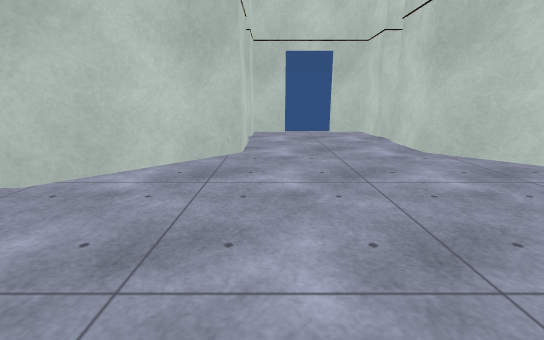
View 1 (above)

16 first-person views from a walk through a 3-D level made in the Unity game engine. The camera is 1.2 m above the floor, tilts 14° down and sees 90° across. The floor is counted in squares, 0.5 m on a side. Each view is taken from the middle of a square. On the plan, view 1 faces up. The plan holds only what a view shows up to about 18 squares ahead; the rest is blank. The place goes on beyond the plan. The player character is not drawn. Some surface patterns are stand-ins.

View 2
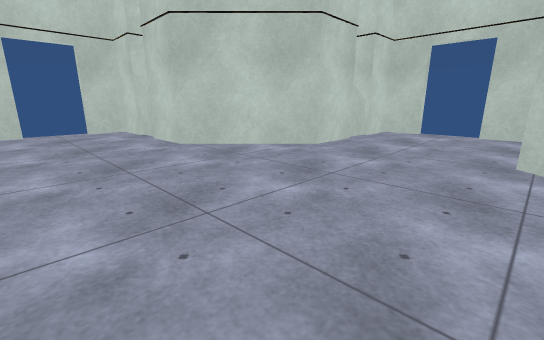

View 3
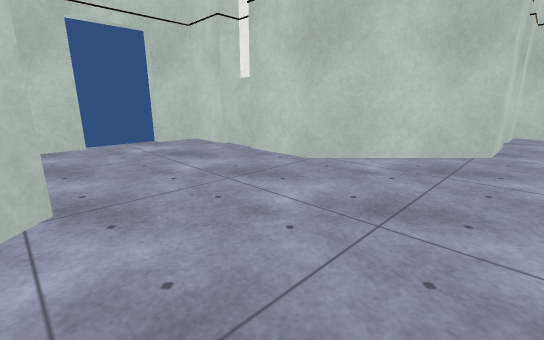

View 4
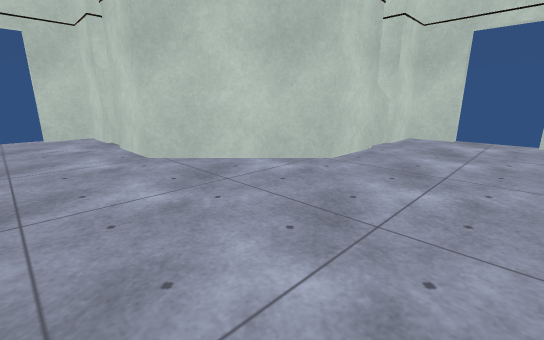

View 5
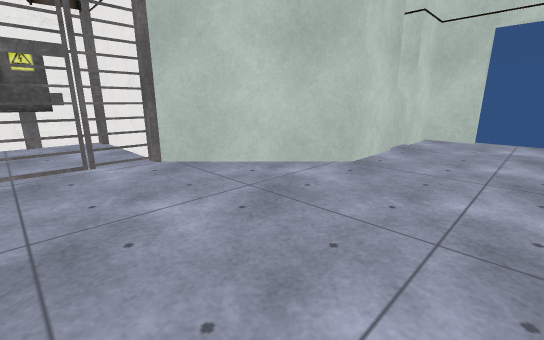

View 6
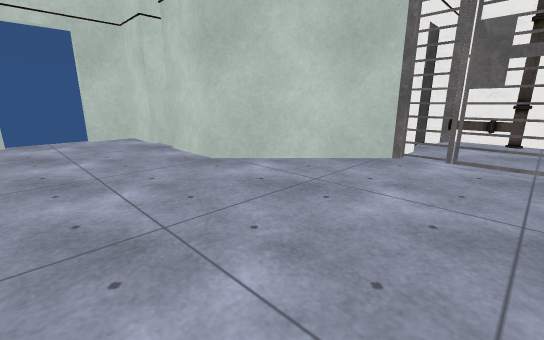

View 7
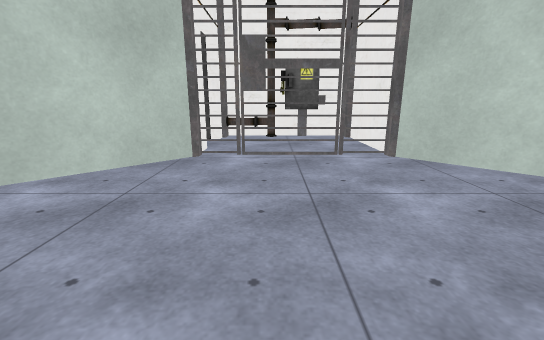

View 8
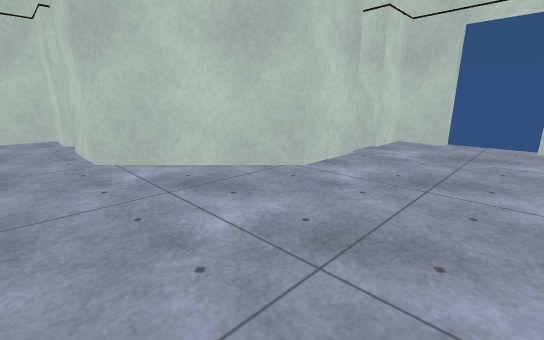

View 9
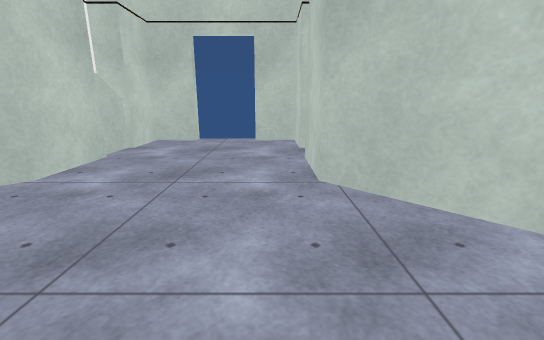

View 10
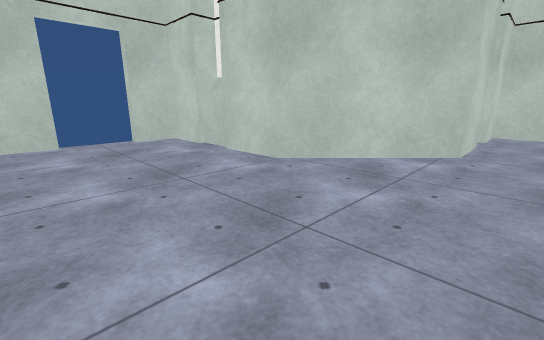

View 11
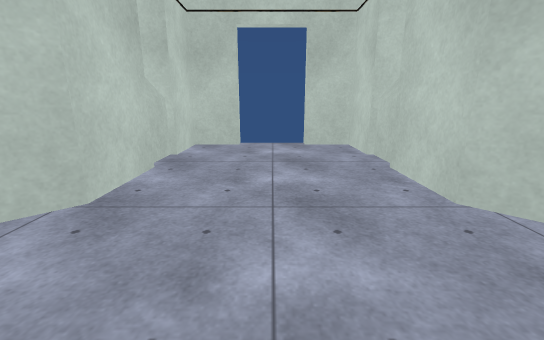

View 12
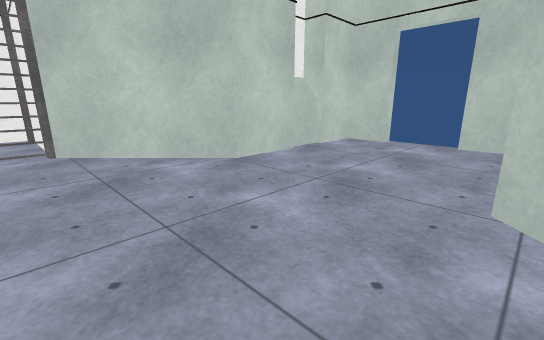

View 13
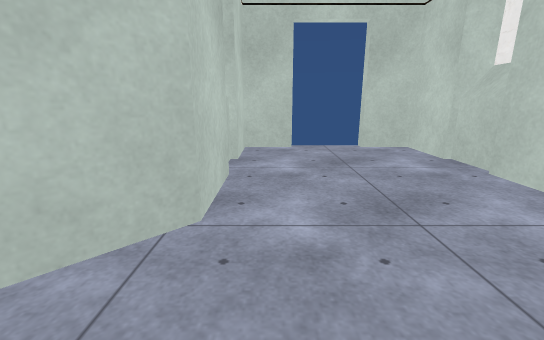

View 14
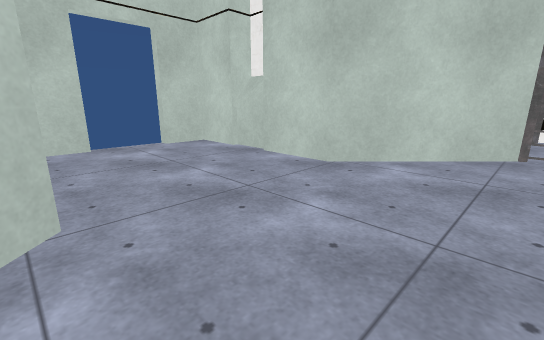

View 15
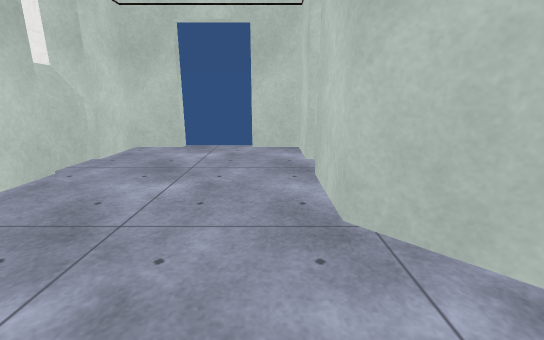

View 16
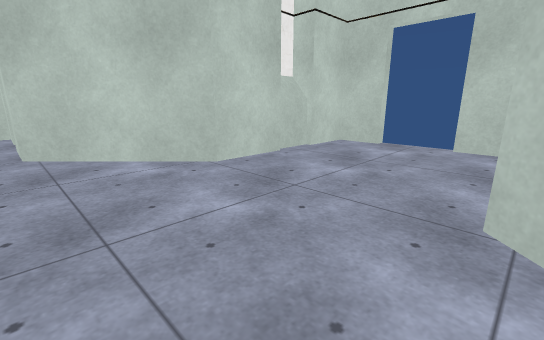

### Floor plan
Key: @ floor where view 1 was taken; # wall or solid block; . floor; T thing the floor can be seen under or through.
Columns run from 18 left of view 1 to 24 right of it. Each row starts with its distance up from view 1.
 24                    #   #
 23                  ###...###
 22                  #.......#
 21                  #.......#
 20                 ##.......##
 19                 #.........#
 18                 #.........#
 17                 ##.......##
 16                  #.......#
 15                  #.......#
 14                 ##.......##
 13                ##.........##
 12               ##...........##
 11              ##.............##
 10             ##...............##
  9            ##.................##
  8     ####  ##...................##  ####
  7  ### .. ###.....................####..####
  6  #.......................................#
  5 ##.......................................##
  4  .........................................
  3  .........................................
  2  .........................................
  1 ##.......................................##
  0  #................@......................#
 -1  ### .. ###.....................### .. ###
 -2     ####  ##...................##  ####
 -3            ##.................##
 -4             ##...............##
 -5              ##.............##
 -6               ##...........##
 -7                ###.......###
 -8                 ##TTTTTTTT#
 -9                  #.......#
-10                  #       #

Positions as (right, up) in squares from view 1, and headings:
1: (0, 0), facing up
2: (0, -2), facing up-right
3: (0, -2), facing up-left
4: (3, 1), facing up-right
5: (3, 4), facing down-left
6: (3, 5), facing down-right
7: (4, 5), facing down
8: (5, 5), facing up-left
9: (6, 5), facing up
10: (-1, 5), facing up-right
11: (-1, 3), facing left
12: (0, 8), facing down-left
13: (0, 8), facing up
14: (7, 8), facing down-right
15: (8, 0), facing right
16: (7, -2), facing up-right
